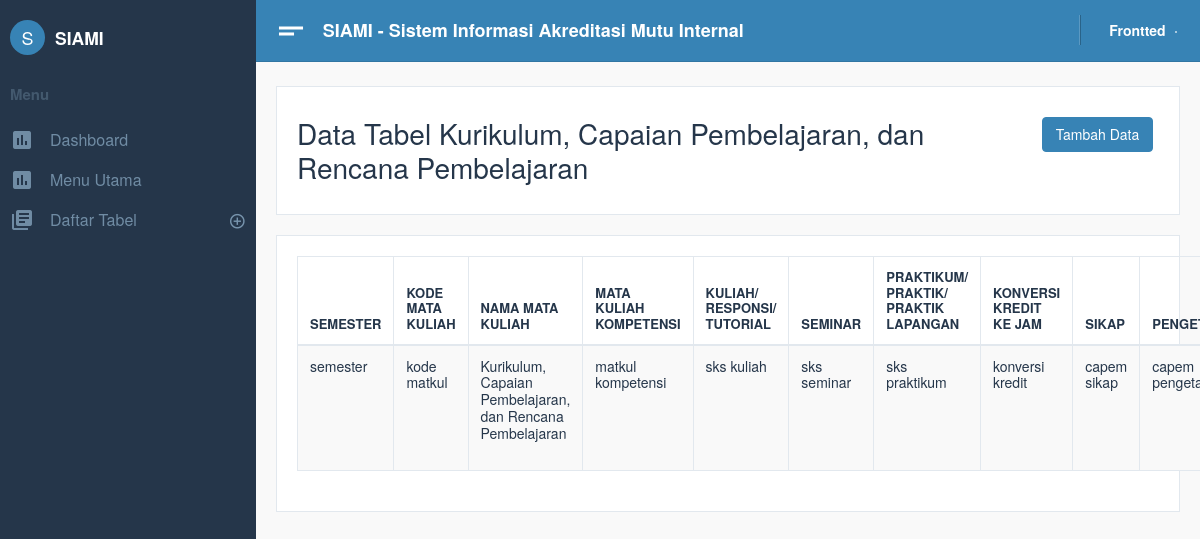
The page /Siami/home/index.php?p=tbl_kurikulum on the database as committed earlier.
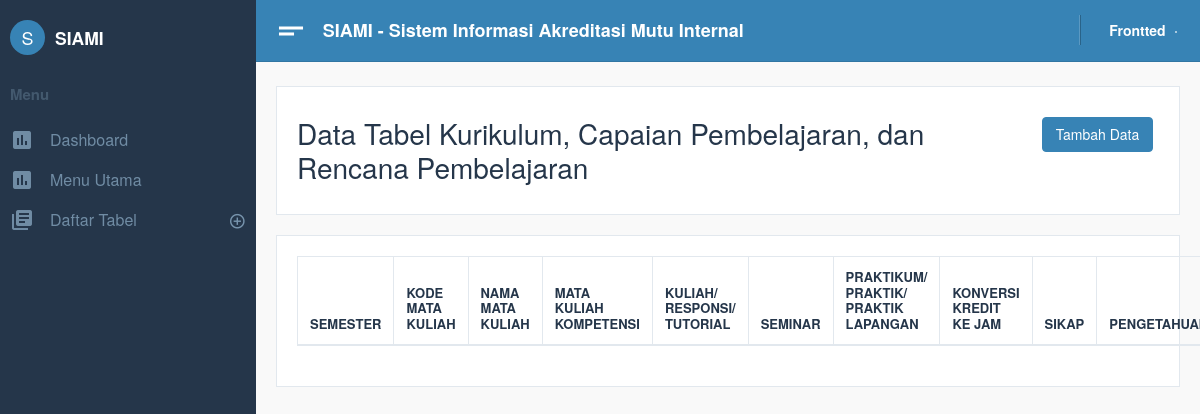
The same page on the database as committed later.
### tables this page shows
CREATE TABLE `tbl_kurikulum` (
  `id_kurikulum` int(5) NOT NULL,
  `semester` varchar(100) DEFAULT NULL,
  `kode_matkul` varchar(15) DEFAULT NULL,
  `matkul_kompetensi` varchar(50) DEFAULT NULL,
  `sks_kuliah` varchar(255) DEFAULT NULL,
  `sks_seminar` varchar(255) DEFAULT NULL,
  `sks_praktikum` varchar(255) DEFAULT NULL,
  `konversi_kredit` varchar(255) DEFAULT NULL,
  `capem_sikap` varchar(15) DEFAULT NULL,
  `capem_pengetahuan` varchar(15) DEFAULT NULL,
  `capem_keterampilan_umum` varchar(15) DEFAULT NULL,
  `capem_keterampilan_khusus` varchar(15) DEFAULT NULL,
  `dok_renc_pembelajaran` varchar(255) DEFAULT NULL,
  `unit_penyelenggara` varchar(255) DEFAULT NULL
);

### Siami/home/tbl_kurikulum.php (the view, shortened to what this page needs)
<div class="card text-left">
    <div class="card-body">
        <div class="row">
            <div class="col-sm-10 mt-2">
                <h2>Data Tabel Kurikulum, Capaian Pembelajaran, dan Rencana Pembelajaran
                </h2>
            </div>
            <div class="col-sm-2 mt-2">
                <button class="btn btn-primary">Tambah Data</button>
            </div>
        </div>
    </div>
</div>
<?php
   include "../config/database.php";
   $query = mysqli_query($db, "SELECT * FROM  tbl_kurikulum");
   ?>
<div class="card">
    <div class="card-body">
        <div id="example_wrapper" class="dataTables_wrapper dt-bootstrap4">
            <div class="row">
                <div class="col-sm-12">
                    <table style="width: 100%;" id="example" class="table table-hover table-striped table-bordered dataTable dtr-inline" role="grid" aria-describedby="example_info">
                        <thead>
                            <tr role="row">
                                <th style="width: 118.2px;">Semester </th>
                                <th style="width: 82.2px;">Kode Mata Kuliah </th>
                                <th style="width: 63.2px;">Nama Mata Kuliah</th>
                                <th style="width: 63.2px;">Mata Kuliah Kompetensi</th>
                                <th style="width: 63.2px;">Kuliah/ Responsi/ Tutorial</th>
                                <th style="width: 82.2px;">Seminar </th>
                                <th style="width: 63.2px;">Praktikum/ Praktik/ Praktik Lapangan</th>
                                <th style="width: 63.2px;">Konversi Kredit ke Jam</th>
                                <th style="width: 63.2px;">Sikap</th>
                                <th style="width: 63.2px;">Pengetahuan</th>
                            </tr>
                        </thead>
                        <tbody>
                            <?php
                               while ($data = mysqli_fetch_array($query)) {
                               ?>
                                <tr role="row" class="odd" style="font-size: 14px;">
                                    <td>
                                        <p class="text-break"><?php echo $data["semester"]; ?></p>
                                    </td>
                                    <td>
                                        <p class="text-break"><?php echo $data["kode_matkul"]; ?></p>
                                    </td>
                                    <td>
                                        <p class="text-break"><?php echo $data["nama_matkul"]; ?></p>
                                    </td>
                                    <td>
                                        <p class="text-break"><?php echo $data["matkul_kompetensi"]; ?></p>
                                    </td>
                                    <td>
                                        <p class="text-break"><?php echo $data["sks_kuliah"]; ?></p>
                                    </td>
                                    <td>
                                        <p class="text-break"><?php echo $data["sks_seminar"]; ?></p>
                                    </td>
                                    <td>
                                        <p class="text-break"><?php echo $data["sks_praktikum"]; ?></p>
                                    </td>
                                    <td>
                                        <p class="text-break"><?php echo $data["konversi_kredit"]; ?></p>
                                    </td>
                                    <td>
                                        <p class="text-break"><?php echo $data["capem_sikap"]; ?></p>
                                    </td>
                                    <td>
                                        <p class="text-break"><?php echo $data["capem_pengetahuan"]; ?></p>
                                    </td>
                                </tr>
                            <?php } ?>
                        </tbody>
                    </table>
                </div>
            </div>
        </div>
    </div>
</div>

### Siami/home/index.php (shortened to what this page needs)
<!DOCTYPE html>
<html lang="en" dir="ltr">
<?php
include "../config/database.php";
?>
<head>
	<link type="text/css" href="assets/css/vendor-morris.css" rel="stylesheet">
	<link type="text/css" href="assets/css/vendor-bootstrap-datepicker.css" rel="stylesheet">
	<link type="text/css" href="assets/css/app.css" rel="stylesheet">
	<link type="text/css" href="assets/css/app.rtl.css" rel="stylesheet">
	<link type="text/css" href="assets/vendor/simplebar.css" rel="stylesheet">
</head>
<body>
	<div class="mdk-drawer-layout js-mdk-drawer-layout" data-fullbleed data-push data-responsive-width="992px" data-has-scrolling-region>
		<div class="mdk-drawer-layout__content">
			<div class="mdk-header-layout js-mdk-header-layout  mdk-header--fixed  mdk-header-layout__content--scrollable">
				<div class="mdk-header js-mdk-header bg-primary" data-fixed>
					<div class="mdk-header__content">
						<nav class="navbar navbar-expand-md bg-primary navbar-dark d-flex-none">
							<button class="btn btn-link text-white pl-0" type="button" data-toggle="sidebar">
								<i class="material-icons align-middle md-36">short_text</i>
							</button>
							<div class="page-title m-0">SIAMI - Sistem Informasi Akreditasi Mutu Internal</div>
							<div class="collapse navbar-collapse" id="mainNavbar">
								<ul class="navbar-nav ml-auto align-items-center">
									<li class="nav-item nav-divider">
									<li class="nav-item">
										<a href="#" class="nav-link dropdown-toggle dropdown-clear-caret" data-toggle="sidebar" data-target="#user-drawer">
											Frontted
											<img src="https://pbs.twimg.com/profile_images/928893978266697728/3enwe0fO_400x400.jpg" class="img-fluid rounded-circle ml-1" width="35" alt="">
										</a>
									</li>
								</ul>
							</div>
						</nav>
					</div>
				</div>
				<div class="mdk-header-layout__content top-navbar mdk-header-layout__content--scrollable h-100">
					<div class="container-fluid">
						<?php
						if (isset($_GET['p'])) {
							$page = $_GET['p'];
							if ($page == 'dashboard') {
								require "dashboard.php";
							} else if ($page == "menu_utama") {
								require "menu_utama.php";
							} else if ($page == "tbl_pendidikan") {
								require "tbl_pendidikan.php";
							} else if ($page == "tbl_penelitian") {
								require "tbl_penelitian.php";
							} else if ($page == "tbl_pengabdian_masyarakat") {
								require "tbl_pen_mas.php";
							} else if ($page == "tbl_seleksi_mhs") {
								require "tbl_sel_mhs.php";
							} else if ($page == "tbl_mhs_asing") {
								require "tbl_mhs_asing.php";
							} else if ($page == "tbl_dosen_tetap") {
								require "tbl_dst.php";
							} else if ($page == "tbl_dosen_pembimbing") {
								require "tbl_dospem.php";
							} else if ($page == "tbl_ewmp_dosen_tetap") {
								require "tbl_ewmp.php";
							} else if ($page == "tbl_dosen_tidak_tetap") {
								require "tbl_dtt.php";
							} else if ($page == "tbl_pengakuan_rekognisi_dtps") {
								require "tbl_pengakuan_dtps.php";
							} else if ($page == "tbl_penelitian_dtps") {
								require "tbl_pen_dtps.php";
							} else if ($page == "tbl_pkm_dtps") {
								require "tbl_pkm_dtps.php";
							} else if ($page == "tbl_publikasi_ilmiah_dtps") {
								require "tbl_publ_dtps.php";
							} else if ($page == "tbl_karya_ilmiah_dtps") {
								require "tbl_karya_dtps.php";
							} else if ($page == "tbl_hki_paten") {
								require "tbl_hki_paten.php";
							} else if ($page == "tbl_hki_hakcipta") {
								require "tbl_hki_hakcipta.php";
							} else if ($page == "tbl_ttg_dll") {
								require "tbl_ttg.php";
							} else if ($page == "tbl_isbn_book") {
								require "tbl_isbn.php";
							} else if ($page == "tbl_penggunaan_dana") {
								require "tbl_penggunaan_dana.php";
							} else if ($page == "tbl_kurikulum") {
								require "tbl_kurikulum.php";
							} else if ($page == "tbl_integrasi") {
								require "tbl_integrasi.php";
							} else if ($page == "tbl_kepuasan_mhs") {
								require "tbl_kep_mhs.php";
							} else if ($page == "tbl_penelitian_dtps_mhs") {
								require "tbl_penelitian_dtps_mhs.php";
							} else if ($page == "tbl_pkm_dtps_mhs") {
								require "tbl_pkm_dtps_mhs.php";
							} else if ($page == "tbl_ipk_lulusan") {
								require "tbl_ipk_lulusan.php";
							} else if ($page == "tbl_prestasi_mhs") {
								require "tbl_prestasi_mhs.php";
							} else if ($page == "tbl_prestasi_na_mhs") {
								require "tbl_prestasi_na_mhs.php";
							} else if ($page == "tbl_masa_studi") {
								require "tbl_masa_studi.php";
							} else if ($page == "tbl_waktu_tunggu") {
								require "tbl_waktu_tunggu.php";
							} else if ($page == "tbl_kesesuaian_bidang") {
								require "tbl_kesesuaian_bidang.php";
							} else if ($page == "tbl_tempat_lulusan") {
								require "tbl_tempat_lulusan.php";
							} else if ($page == "tbl_kepuasan_lulusan") {
								require "tbl_kepuasan_lulusan.php";
							}
							else {
								echo "Tes";
							}
						} else {
							require "dashboard.php";
						}
						?>
					</div>
				</div>
			</div>
		</div>
		<div class="mdk-drawer js-mdk-drawer" id="default-drawer">
			<div class="mdk-drawer__content">
				<div class="mdk-drawer__inner" data-simplebar data-simplebar-force-enabled="true">
					<nav class="drawer  drawer--dark">
						<div class="drawer-spacer">
							<div class="media align-items-center">
								<a href="index.html" class="drawer-brand-circle mr-2">S</a>
								<div class="media-body">
									<a href="#" class="h5 m-0 text-link"><b>SIAMI</b> </a>
								</div>
							</div>
						</div>
						<div class="py-2 drawer-heading">
							Menu
						</div>
						<ul class="drawer-menu" id="dasboardMenu" data-children=".drawer-submenu">
							<li class="drawer-menu-item">
								<a href="?p=dashboard">
									<i class="material-icons">poll</i>
									<span class="drawer-menu-text"> Dashboard</span>
								</a>
							</li>
							<li class="drawer-menu-item ">
								<a href="?p=menu_utama">
									<i class="material-icons">poll</i>
									<span class="drawer-menu-text"> Menu Utama</span>
								</a>
							</li>
							<li class="drawer-menu-item drawer-submenu">
								<a data-toggle="collapse" data-parent="#componentsMenu" href="#" data-target="#uiComponentsMenu" aria-controls="uiComponentsMenu" aria-expanded="false" class="collapsed">
									<i class="material-icons">library_books</i>
									<span class="drawer-menu-text"> Daftar Tabel</span>
								</a>
							</li>
						</ul>
					</nav>
				</div>
			</div>
		</div>
	</div>
</body>
</html>

Rows that differ between the two databases and show on the page:
removed tbl_kurikulum: semester "semester", kode_matkul "kode matkul", nama_matkul "Kurikulum, Capaian Pembelajaran, dan Rencana Pembelajaran", matkul_kompetensi "matkul kompetensi", sks_kuliah "sks kuliah", sks_seminar "sks seminar", sks_praktikum "sks praktikum", konversi_kredit "konversi kredit", capem_sikap "capem sikap", capem_pengetahuan "capem…"
